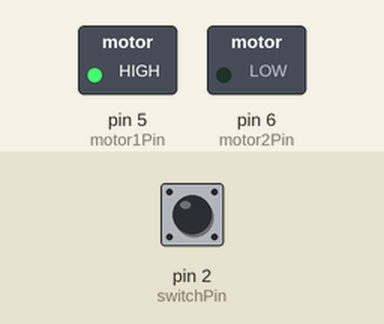
Bench run of a sketch on a simulated Arduino Uno, built with avr-gcc and run on an emulated ATmega328P. Parts: switched loads named in the sketch (green lamp = pin HIGH). The test bench sets the inputs (shaded band); at power-on: pin 2 (switchPin) LOW.

Above: at 1.2 s.
1.3 s: pin 2 (switchPin) pulled HIGH for 0.15 s
At 1.37 s:
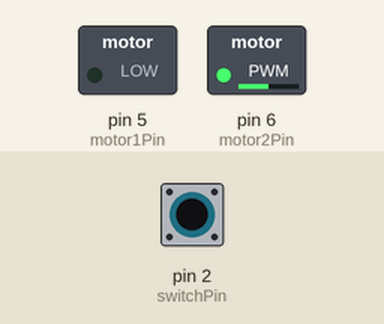
2.9 s: pin 2 (switchPin) pulled HIGH for 3.2 s
At 7.5 s:
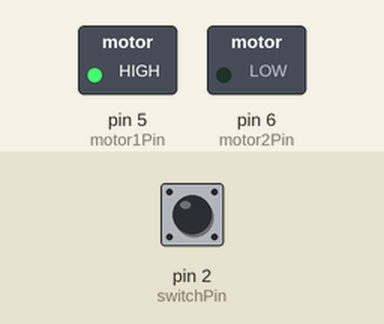
Timing chart, 0 to 9.0 s (numbered marks = the images above; inputs shaded):
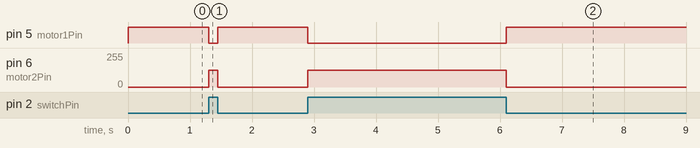

Measured:
- after the input at 1.3 s, pin 5 (motor1Pin): HIGH → LOW at once, → HIGH 0.15 s later; pin 6 (motor2Pin): 0/255 → 127/255 at once, → 0/255 0.15 s later
- after the input at 2.9 s, pin 5 (motor1Pin): HIGH → LOW at once, → HIGH 3.2 s later; pin 6 (motor2Pin): 0/255 → 127/255 at once, → 0/255 3.2 s later

The sketch:

HBridgeControl_L9110H.ino
```cpp
const int switchPin = 2;  // pushbutton input
const int motor1Pin = 5;  // H-bridge leg 1 (pin 6, 1A)
const int motor2Pin = 6;  // H-bridge leg 2 (pin 7, 2A)

// speed of the motor (0-255):
int speed = 127;

void setup() {
  // set the pushbutton as an input:
  pinMode(switchPin, INPUT);

  // set all the other pins you're using as outputs:
  pinMode(motor1Pin, OUTPUT);
  pinMode(motor2Pin, OUTPUT);
}

void loop() {
  // if the pushbutton is high, motor will turn on one direction:
  if (digitalRead(switchPin) == HIGH) {
    // set leg 1 of the H-bridge low:
    digitalWrite(motor1Pin, LOW);
    // set leg 2 of the H-bridge high:
    analogWrite(motor2Pin, speed);
  }
  // if the pushbutton is low, motor will turn in the other direction:
  else {
    // set leg 1 of the H-bridge high:
    digitalWrite(motor1Pin, speed);
    // set leg 2 of the H-bridge low:
    digitalWrite(motor2Pin, LOW);
  }
}
```
